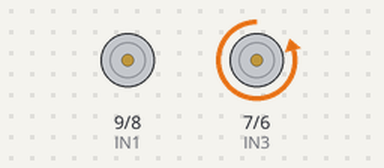
A sketch run on a simulated Arduino Uno, built with avr-gcc and run on an emulated ATmega328P. Shown: motor-driver pin pairs drawn as motors (green arrow = first pin HIGH = forward, orange = second pin HIGH = backward, longer = more drive, scaled by the enable pin).

Above: at 0.02 s.
At 0.7 s:
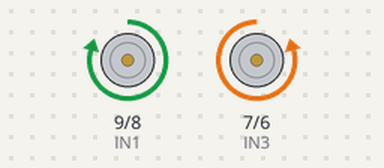
At 2.1 s:
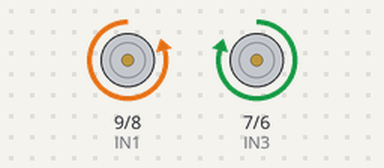
At 3.8 s:
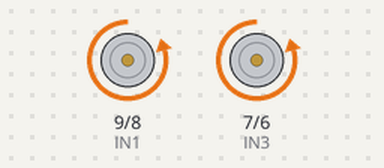
Timing chart, 0 to 6.2 s (numbered marks = the images above):
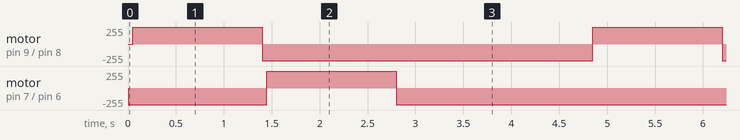

Measured:
- by itself, motor on pin 9 (IN1) / pin 8 (IN2): alternates forward 250/255 for 1.4 s and backward 250/255 for 3.5 s
- by itself, motor on pin 7 (IN3) / pin 6 (IN4): repeats every 4.8 s: forward 250/255 1.4 s, backward 250/255 3.5 s

The sketch:

test_motor_low_high.ino
```cpp
#define Skanan 13
#define Skiri 12
#define gigi1 50
#define gigi2 100
#define gigi3 150
#define gigi4 250


//Motor Pins
#define EN_A  11      //Enable pin for first motor
#define IN1  9       //control pin for first motor
#define IN2  8       //control pin for first motor
#define IN3  7        //control pin for second motor
#define IN4  6        //control pin for second motor
#define EN_B  10      //Enable pin for second motor
//Initializing variables to store data
int motor_speed;
int motor_speed1;

void setup() {
  // put your setup code here, to run once:
  Serial.begin(9600);
  pinMode(Skanan,INPUT);
  pinMode(Skiri,INPUT);
  pinMode(EN_A, OUTPUT);
  pinMode(IN1, OUTPUT);
  pinMode(IN2, OUTPUT);
  pinMode(IN3, OUTPUT);
  pinMode(IN4, OUTPUT);
  pinMode(EN_B, OUTPUT);
}

void kananmaju(int kecepatan)
{
    digitalWrite(IN1, LOW);
    digitalWrite(IN2, HIGH);
    analogWrite(EN_A, kecepatan);
}

void kirimaju(int kecepatan)
{
    digitalWrite(IN3, LOW);
    digitalWrite(IN4, HIGH);
    analogWrite(EN_B, kecepatan);
}


void kananmundur(int kecepatan)
{
    digitalWrite(IN1, HIGH);
    digitalWrite(IN2, LOW);
    analogWrite(EN_A, kecepatan);
}

void kirimundur(int kecepatan)
{
    digitalWrite(IN3, HIGH);
    digitalWrite(IN4, LOW);
    analogWrite(EN_B, kecepatan);
}

void kananstop()
{
    digitalWrite(IN1, LOW);
    digitalWrite(IN2, LOW);
    analogWrite(EN_A, 0);
}

void kiristop()
{
    digitalWrite(IN3, LOW);
    digitalWrite(IN4, LOW);
    analogWrite(EN_B, 0);
}


void loop() {
      kirimaju(gigi4);
      delay(50);
      kananmundur(gigi4);
      delay(300);

      kirimaju(gigi4);
      delay(50);
      kananmundur(gigi4);
      delay(300);

      kirimaju(gigi4);
      delay(50);
      kananmundur(gigi4);
      delay(300);

      kirimaju(gigi4);
      delay(50);
      kananmundur(gigi4);
      delay(300);

      //============================
      kananmaju(gigi4);
      delay(50);
      kirimundur(gigi4);
      delay(300);

      kananmaju(gigi4);
      delay(50);
      kirimundur(gigi4);
      delay(300);

      kananmaju(gigi4);
      delay(50);
      kirimundur(gigi4);
      delay(300);

      kananmaju(gigi4);
      delay(50);
      kirimundur(gigi4);
      delay(300);

      //=========================

      kananmaju(gigi4);
      kirimaju(gigi4);

    delay(2000);
}
```
